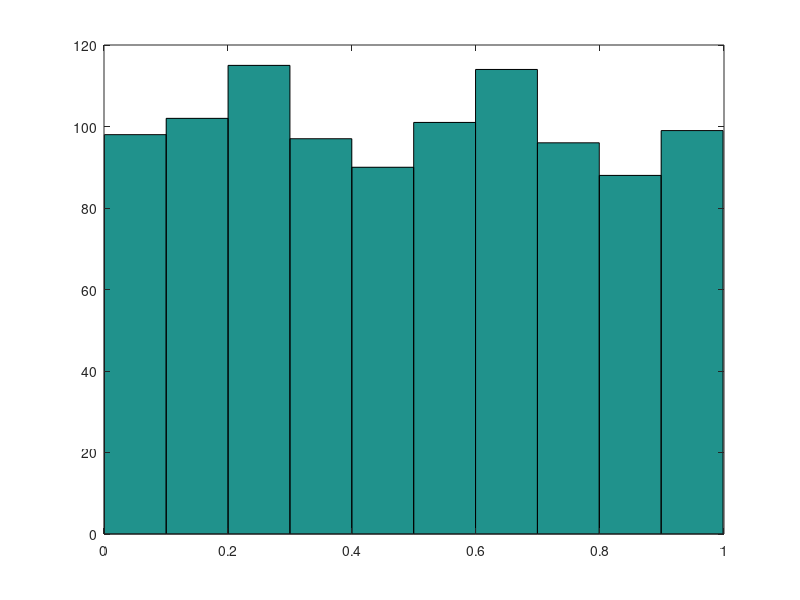

The MATLAB script that drew this image:
% 随机生成数组
data = rand(1, 1000);
% 生成直方图
hist(data, 10);

%% 
% 生成正态分布的数据
data = randn(1, 1000);

y = hist(data, 10);
